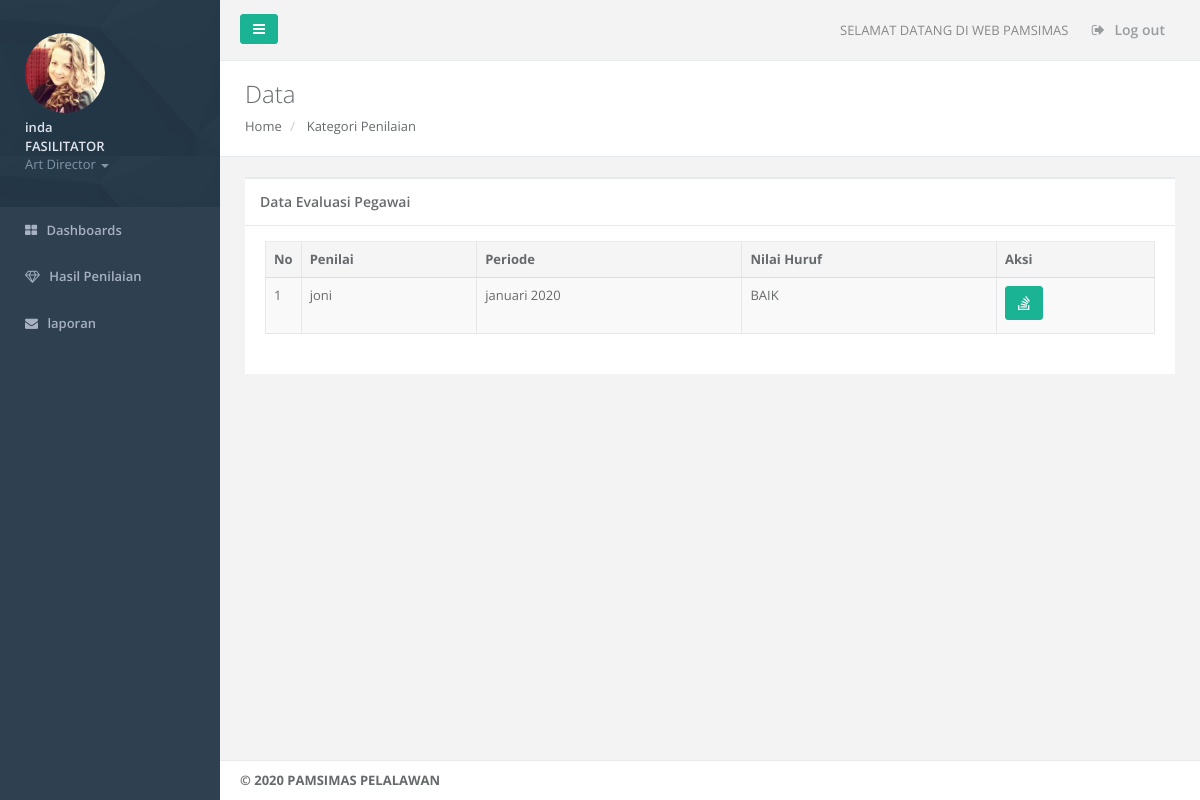
/penilaian_pegawai.php (signed in), run on the app's committed database.
### tables this page shows
CREATE TABLE IF NOT EXISTS `penilaian` (
  `penilaian_id` varchar(125) NOT NULL,
  `penilai_id` int(11) NOT NULL,
  `personil_id` int(11) NOT NULL,
  `periode` varchar(125) NOT NULL,
  `nilai_evaluasi` float NOT NULL,
  `nilai_huruf` varchar(12) NOT NULL,
  PRIMARY KEY (`penilaian_id`)
);

CREATE TABLE IF NOT EXISTS `pegawai` (
  `pegawai_id` int(11) NOT NULL AUTO_INCREMENT,
  `pegawai_nama` varchar(50) NOT NULL,
  `pegawai_tmp_lahir` varchar(125) NOT NULL,
  `pegawai_tgl_lahir` varchar(122) NOT NULL,
  `pegawai_jenis_kelamin` varchar(20) NOT NULL,
  `pegawai_alamat` varchar(125) NOT NULL,
  `pegawai_no_hp` varchar(50) NOT NULL,
  `pegawai_jabatan` varchar(125) NOT NULL,
  `pegawai_penempatan` varchar(125) NOT NULL,
  `pegawai_foto` varchar(225) NOT NULL,
  `username` varchar(50) NOT NULL,
  `password` varchar(225) NOT NULL,
  PRIMARY KEY (`pegawai_id`)
);

### penilaian_pegawai.php (the view, shortened to what this page needs)
<?php include "config.php";
if (empty($_SESSION['username']) AND
    empty($_SESSION['password']))
    {include "login.php";}
    else {
      if ($_SESSION['jabatan'] == "FASILITATOR") {
?>
<!DOCTYPE html>
<html>
<head>
    <link href="css/bootstrap.min.css" rel="stylesheet">
    <link href="font-awesome/css/font-awesome.css" rel="stylesheet">
    <link href="css/plugins/iCheck/custom.css" rel="stylesheet">
    <link href="css/animate.css" rel="stylesheet">
    <link href="css/style.css" rel="stylesheet">
    <link href="css/plugins/awesome-bootstrap-checkbox/awesome-bootstrap-checkbox.css" rel="stylesheet">
</head>
<body>
 <div id="wrapper">
        <nav class="navbar-default navbar-static-side" role="navigation">
            <?php
            include "sidebar_fs.php";  ?>
        </nav>
        <div id="page-wrapper" class="gray-bg dashbard-1">
        <div class="row border-bottom">
        <nav class="navbar navbar-static-top" role="navigation" style="margin-bottom: 0">
        <?php include "navbar.php";  ?>
        </nav>
        </div>
        <div class="row wrapper border-bottom white-bg page-heading">
                <div class="col-lg-10">
                    <h2>Data</h2>
                    <ol class="breadcrumb">
                        <li>
                            <a href="home.php">Home</a>
                        </li>
                        <li>
                            <a href="penilaian_view.php">Kategori Penilaian</a>
                        </li>
                    </ol>
                </div>
            </div>
            <div class="wrapper wrapper-content animated fadeInRight">
            <div class="row">
                <div class="col-lg-12">
                    <div class="ibox float-e-margins">
                        <div class="ibox-title">
                            <h5>Data Evaluasi Pegawai</h5>
                        </div>
                        <div class="ibox-content">
                            <div class="table-responsive">
                              <table class="table table-striped table-bordered table-hover dataTables-example" >
                                  <thead>
                                          <tr>
                                              <th width="10px" >No</th>
                                              <th>Penilai</th>
                                              <th>Periode</th>
                                              <th>Nilai Huruf</th>
                                              <th>Aksi</th>
                                          </tr>
                                      </thead>
                                      <tbody>
                                         <?php
                                            $queri = "SELECT * FROM penilaian inner join pegawai on penilaian.penilai_id=pegawai.pegawai_id where personil_id='$_SESSION[id]'";
                                            $hasil = mysqli_query($koneksi,$queri);
                                            $no=1;
                                            while($kolom=mysqli_fetch_assoc($hasil))
                                            {
                                                    echo "
                                                    <tr>
                                                        <td>$no</td>
                                                        <td>$kolom[pegawai_nama]</td>
                                                        <td>$kolom[periode]</td>
                                                        <td>$kolom[nilai_huruf]</td>
                                                        <td>
                                                        <a href='penilaian_detail_fs_view.php?id=$kolom[penilaian_id]' class='btn btn-primary'><i class='fa fa-stack-overflow'></i>
                                                        </td>
                                                    </tr>
                                                    ";
                                                    $no=$no+1;
                                            }
                                        ?>
                                      </tbody>
                              </table>
                        </div>
                        </div>
                    </div>
                </div>
            </div>
        </div>
        <div class="footer">
            <?php
                include 'footer.php';
            ?>
        </div>
        </div>
        </div>
</body>
</html>
<?php
      }else{ include "home.php";} }; ?>

### data on the page
penilaian: pegawai.pegawai_nama "joni", periode "januari 2020", nilai_huruf "BAIK"

### other printed values
$_SESSION[nama] "inda"
$_SESSION[jabatan] "FASILITATOR"
